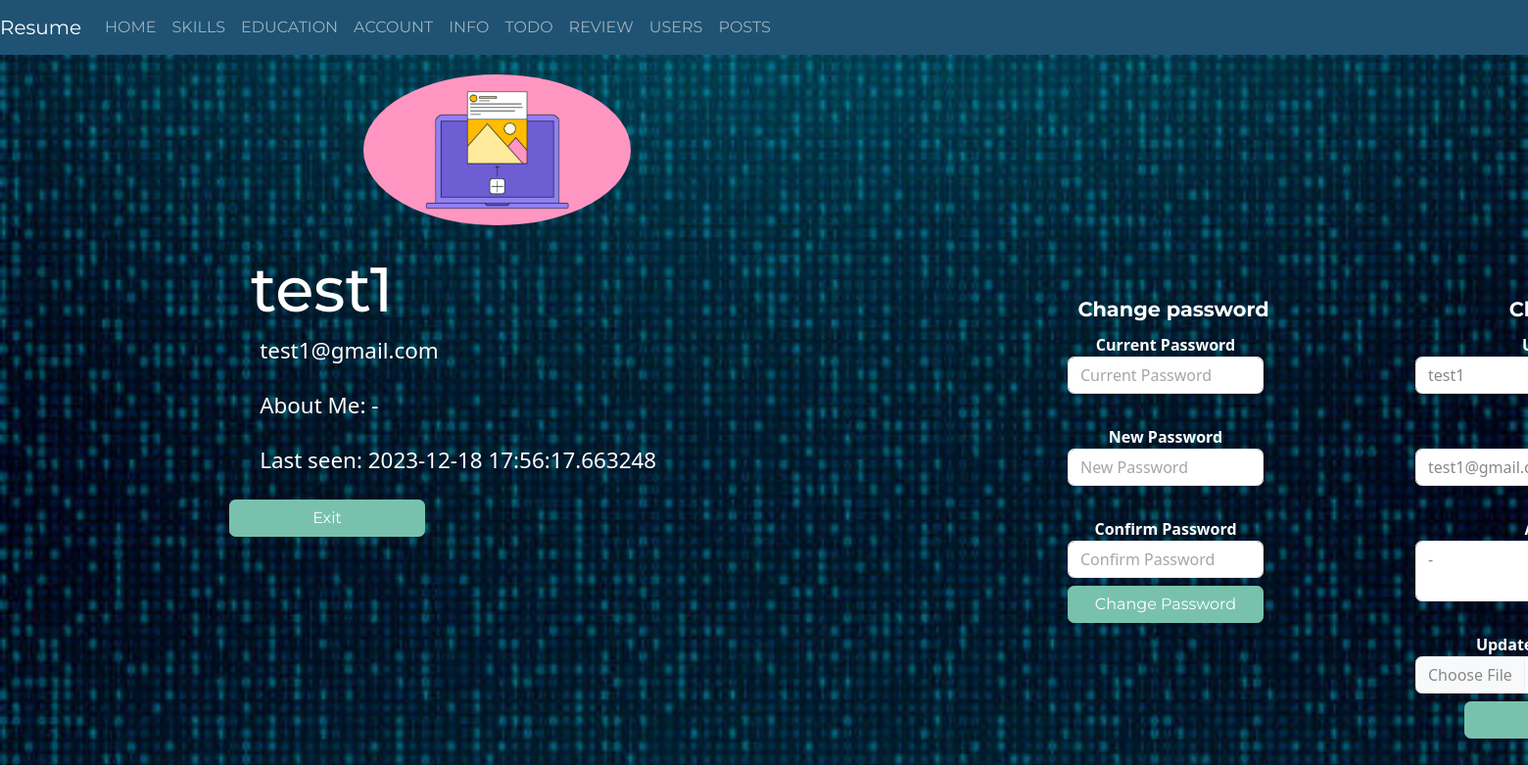
Before: /account (signed in) with the older database file.
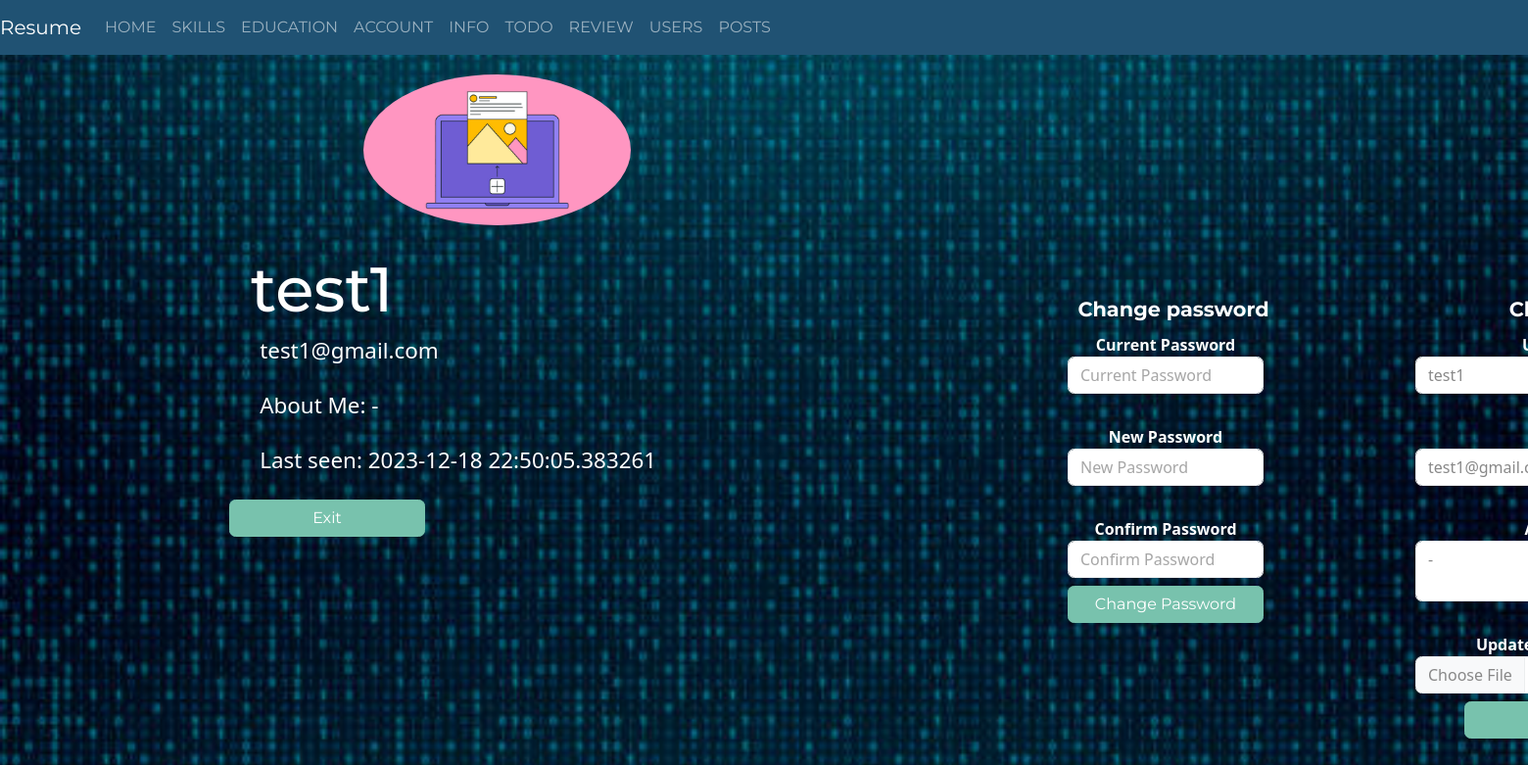
After: the same page with the newer database file.
### app/auth/models.py (models this page shows, shortened)
class User(db.Model):
    id = db.Column(db.Integer, primary_key=True)
    username = db.Column(db.String(20), unique=True, nullable=False)
    email = db.Column(db.String(120),  unique=True, nullable=False)
    image_file =  db.Column(db.String(120),  nullable=False, default="default.jpg")
    password = db.Column(db.String(60), nullable=False)
    about = db.Column(db.String(600),default="-")
    last_seen = db.Column(db.DateTime, default=datetime.now())
    posts = db.relationship('Posts', backref='user')

### app/auth/view.py (the view)
@auth.route("/account", methods=["GET", "POST"])
@login_required
def account():
    exit = Exit()
    change = ChangePassword()
    update = UpdateProfileForm()
    if update.validate_on_submit():
            new_name = update.new_name.data
            new_email =  update.new_email.data
            updated = User.query.filter_by(username=current_user.username).first()
            if updated.username!=update.new_name.data or updated.email!=update.new_email.data or update.picture.data:
              flash("The profile is updated", category="success")
            updated.username = new_name
            updated.email = new_email
            updated.about = update.about.data
            if update.picture.data:
                 f = save_picture(update.picture.data)
                 current_user.image_file = f
                 updated.image_file = f
            db.session.commit()
    else:
     update.new_name.data = current_user.username
     update.new_email.data = current_user.email
     update.about.data = current_user.about
    return render_template("account.html",exit=exit, form=update,change=change)

### app/auth/forms.py
class Exit(FlaskForm):
  submit = SubmitField("Exit")

class ChangePassword(FlaskForm):
    password = PasswordField("Current Password",
                             validators=[
                                 DataRequired("Це поле обов'язкове"),
                                 Length(min=4, max=10)
                             ])
    new_password = PasswordField("New Password",
                             validators=[
                                 DataRequired("Це поле обов'язкове"),
                                 Length(min=4, max=10)
                             ])
    confirm_password = PasswordField("Confirm Password",
                             validators=[
                                 DataRequired("Це поле обов'язкове"),
                                 Length(min=6),
                                 EqualTo('new_password')
                             ])
    submit = SubmitField("Change Password")

### app/auth/models.py (called while the page is built)
@login_manager.user_loader
def user_loader(id):
    return User.query.get(int(id))

### app/auth/templates/account.html (shortened to what this page needs)
{% extends 'base.html' %}
{% from "_render_field.html" import render_field %}
{% block body %}
<body>
    <br>
    {% block content %}
    <div class="parent">
    <div class="child">
    <div class="childinner">
    <img class="rounded-circle" src="{{ url_for('.static', filename='profile_img/'+current_user.image_file) }}">
    <h1 class="info"> {{ current_user.username }}</h1>
    </div>
    <div class="info">
    <p class="childinner"> {{ current_user.email }}</p>
    <p class="childinner">About Me: {{ current_user.about }}</p>
    <p class="childinner">Last seen: {{ current_user.last_seen }}</p>
    </div>
    <div class="childinner">
    <form class="login" action={{url_for(".logout")}}  method="POST"  novalidate>
        {{ exit.submit(class="btn btn-primary") }}
    </form>
</div>
    </div>
    <div class="child">
    <form class="childinner" action={{url_for(".change_pasw")}} method="POST" novalidate>
        <legend class="info">Change password</legend>
        {{ render_field(change.password, class="form-control", placeholder="Current Password" )}}
        {{ render_field(change.new_password, class="form-control", placeholder="New Password") }}
        {{ render_field(change.confirm_password, class="form-control", placeholder="Confirm Password") }}
        {{ change.submit(class="btn btn-primary") }}
    </form>
    </div>
    <div class="child">
        <form class="childinner" action={{url_for(".account")}}  method="POST" enctype="multipart/form-data" novalidate>
            <legend class="info">Change info</legend>
            {{ render_field(form.new_name, class="form-control" )}}
            {{ render_field(form.new_email, class="form-control" )}}
            {{ render_field(form.about, class="form-control" )}}
            {{ render_field(form.picture, class="form-control", type="file", style="min-width: 300px", id="formFile")}}
            {{form.submit(class="btn btn-primary")}}
        </form>
        <br>
    </div>
</div>
    {% endblock %}
</body>
{% endblock %}

Changed rows visible on the page:
changed User "test1": last_seen "2023-12-18 17:56:17.663248" → "2023-12-18 22:50:05.383261"
